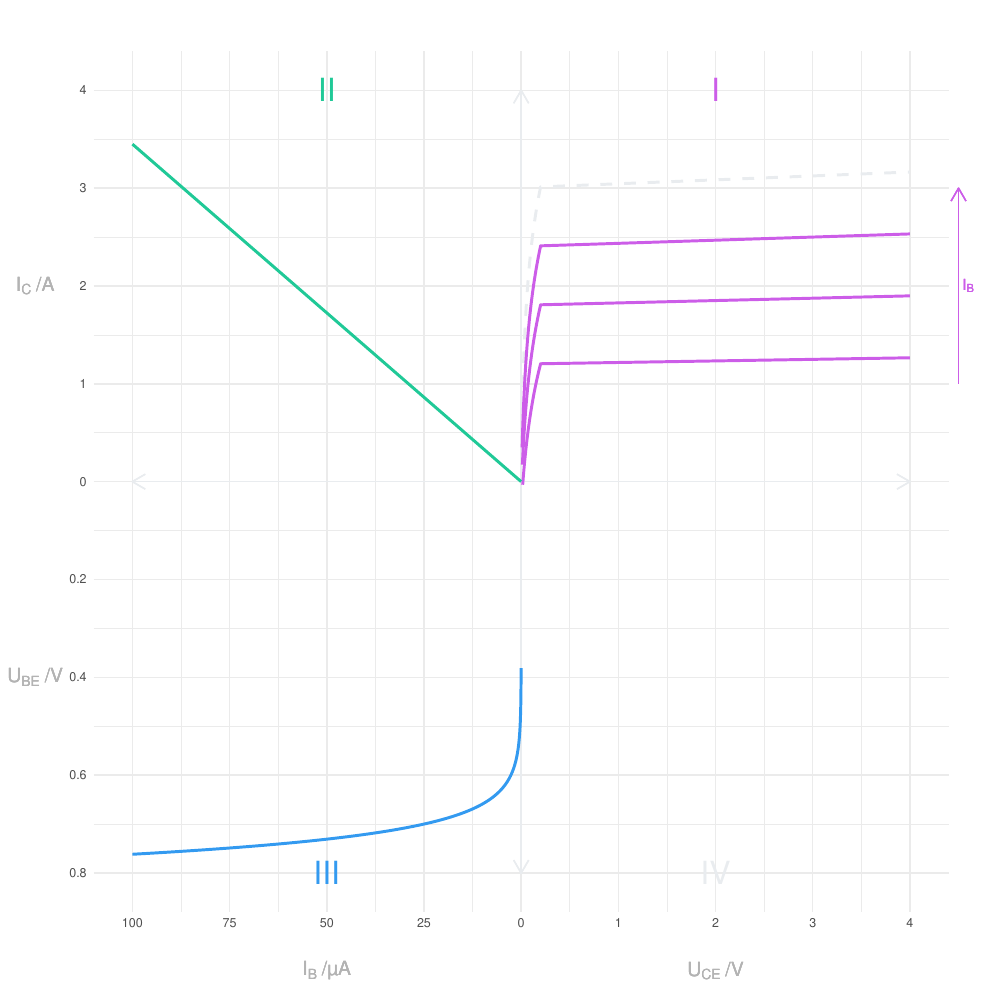

Source code (R):
library(ggplot2)

outputName <- "2_1_4Q.pdf"

pdfWidth <- 10
pdfHeight <- pdfWidth

axisLabelSize <- 5
overshoot <- 1

Is <- 0.15 * 10^-6
UT <- 2.2 * 0.026

AN <- 0.9999
BN <- AN / (1-AN)
Ai <- 0.1
ICS<- Is
Uearly <- 75


Usat <- 0.2

IB1 <- 50 * 10^-6
IB2 <- 75 * 10^-6
IB3 <- 100 * 10^-6

IB_scale_factor <- 3.5 / (log(1/Is - 1) * UT)

diode_FB <- function(U) {
    Is * (exp( U/UT ) - 1)
}

base_voltage <- function( IB ) {

    #-10 * 10^-6 * ( exp(-UBE/UT) + 1 )

    IB <- IB

    ifelse((IB<0) & (IB > min(ylimits))  ,
        -log(-IB/Is-1) * UT * IB_scale_factor,
        NaN
    )
}

early <- function (UCE, IB) {

    UBE <- abs(base_voltage(-IB))

    #BN * IB - (1 - AN * Ai) / (1 - AN) * ICS * ( exp((UBE-UCE)/UT) - 1)

    factor <- IB * 10000

 factor*   Is * exp(UBE/UT) * ( 1 + UCE/Uearly) * 2.5 / (Is * exp(UBE/UT) * (1+3/Uearly))

}

forward_active <- function(UCE, IB) {

    xshift <- exp(log(Usat)-early(Usat, IB))

    ifelse(UCE < 4,

    ifelse(UCE > Usat,
           early(UCE, IB),

           ifelse(UCE>5000*IB*xshift, log(UCE+xshift) - log(Usat+xshift) + early(Usat, IB), NaN)
   ),

   NaN

   )

}

amplification <- function(IB) {

    B <- 0.8625

    ifelse((IB<0) & (IB > min(ylimits)), -B*IB, NaN)

}


xlimits <- c(-4, 4)
ylimits <- c(-4, 4)

ybreaks <- seq(min(ylimits), max(ylimits), by = 1)
xbreaks <- seq(min(xlimits), max(xlimits), by = 1)

ylabels <- c(0.8, 0.6, 0.4, 0.2, 0, 1, 2, 3, 4)
xlabels <- c(100, 75, 50, 25, 0, 1, 2, 3, 4)

function_size <- 1

axis_color <- "#e9ecef"
IB_color   <- "#339af0"
IC_color   <- "#cc5de8"
amp_color  <- "#20c997"


plot <- ggplot( data.frame(x=c(0, 2)), aes(x) ) +

    theme_minimal() +
    theme(plot.margin = unit(c(1.3,1.3,1.3,1.3), "cm")) +
    coord_cartesian(xlim = xlimits, ylim = ylimits,clip = "off") +

    scale_y_continuous(breaks = ybreaks, labels = ylabels) +
    scale_x_continuous(breaks = xbreaks, labels = xlabels) +

    xlab("") +
    ylab("") +

    # y axis
    geom_segment(aes(x = 0, y = min(ylimits), xend = 0, yend = max(ylimits)), color = axis_color, arrow = arrow(length = unit(0.38, "cm"))) +

    geom_segment(aes(x = 0, y = min(ylimits)+0.001, xend = 0, yend = min(ylimits)  - 0.001), color = axis_color, arrow = arrow(length = unit(0.38, "cm"))) +

    # x axis
    geom_segment(aes(x = min(xlimits), y = 0, xend = max(xlimits), yend = 0), color = axis_color, arrow = arrow(length = unit(0.38, "cm")) ) +

    geom_segment(aes(x = min(xlimits) + 0.001, y = 0, xend = min(xlimits)-0.001, yend = 0), color = axis_color, arrow = arrow(length = unit(0.38, "cm")) ) +

    # axis labels
    annotate("text", color="grey70", label = bquote("I"["B"]~"/µA"), x = min(xlimits)/2, y = min(ylimits) - overshoot, size = axisLabelSize) +

    annotate("text", color="grey70", label = bquote("U"["BE"]~"/V"), x = min(xlimits)-overshoot, y = min(ylimits)/2, size = axisLabelSize) +

    annotate("text", color="grey70", label = bquote("U"["CE"]~"/V"), x = max(xlimits)/2, y = min(ylimits) - overshoot, size = axisLabelSize) +

   annotate("text", color="grey70", label = bquote("I"["C"]~"/A"), x = min(xlimits)-overshoot, y = max(ylimits)/2, size = axisLabelSize) +

    stat_function (fun = forward_active, args = c(IB3 * 1.25), n = 10000, color = axis_color, size=function_size, linetype = "dashed") +

    stat_function (fun = base_voltage, n = 10000, color = IB_color, size=function_size) +

stat_function (fun = forward_active, args = c(IB3), n = 10000, color = IC_color, size=function_size) +

stat_function (fun = forward_active, args = c(IB2), n = 10000, color = IC_color, size=function_size) +

stat_function (fun = forward_active, args = c(IB1), n = 10000, color = IC_color, size=function_size)+

    stat_function (fun = amplification, n = 10000, color = amp_color, size=function_size) +

    geom_segment(aes(x = 4.5, y = 1, xend = 4.5, yend = 3), linetype="solid" ,arrow=arrow(length=unit(0.38, "cm")), color = IC_color) + annotate("text", x = 4.6, y = 2, label=bquote("I"["B"]), color = IC_color) +
 # quadrant annotations
    annotate("text", color = IC_color, x = 2, y = 4, label="I", size = 8)+
    annotate("text", color = amp_color, x = -2, y = 4, label="II", size = 8)+
    annotate("text", color = IB_color,  x = -2, y = -4, label="III", size = 8)+
    annotate("text", color = axis_color, x = 2, y = -4, label="IV", size = 8)


pdf(outputName, width = pdfWidth, height = pdfHeight)
plot
